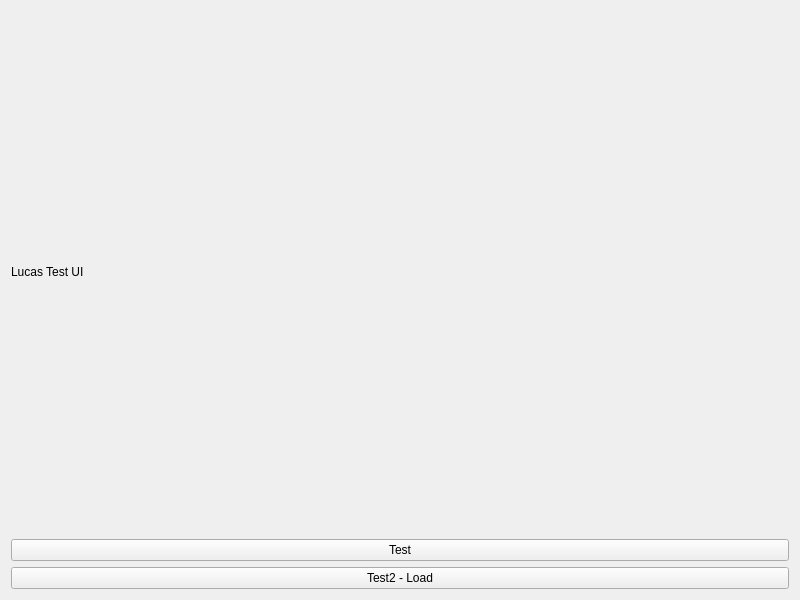
<?xml version="1.0" encoding="UTF-8"?>
<ui version="4.0">
 <class>ProgAvPrinc</class>
 <widget class="QMainWindow" name="ProgAvPrinc">
  <property name="geometry">
   <rect>
    <x>0</x>
    <y>0</y>
    <width>800</width>
    <height>600</height>
   </rect>
  </property>
  <property name="windowTitle">
   <string>ProgAvPrinc</string>
  </property>
  <widget class="QWidget" name="centralWidget">
   <layout class="QGridLayout" name="gridLayout">
    <item row="1" column="0">
     <widget class="QPushButton" name="btnTest">
      <property name="text">
       <string>Test</string>
      </property>
     </widget>
    </item>
    <item row="0" column="0">
     <widget class="QLabel" name="lblProv">
      <property name="text">
       <string>Lucas Test UI</string>
      </property>
     </widget>
    </item>
    <item row="2" column="0">
     <widget class="QPushButton" name="btnTest2">
      <property name="text">
       <string>Test2 - Load</string>
      </property>
     </widget>
    </item>
   </layout>
  </widget>
 </widget>
 <layoutdefault spacing="6" margin="11"/>
 <resources/>
 <connections/>
</ui>
